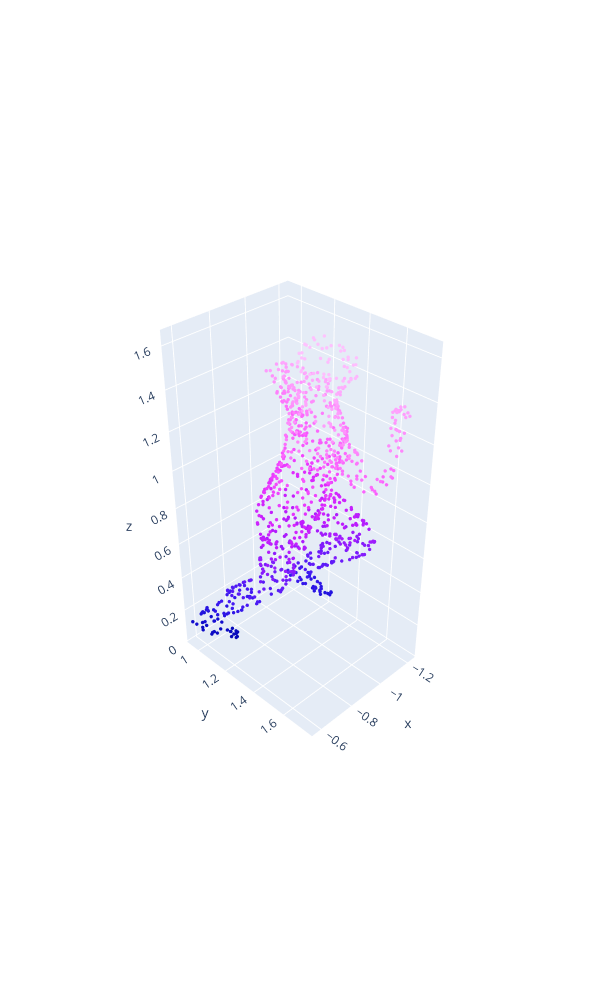

The code cell stored with this chart in its notebook:
### Code cell
utils.plot_arr(utils.sampled_verts_from_random_action())

### Figure 1 — Plotly figure (JSON) as saved in the notebook; plotly's stock layout.template omitted (floating-point values rounded to 4 significant figures; data arrays with more than 128 entries replaced by an {"elided": "..."} marker saying what was removed)
{"data": [{"marker": {"color": {"elided": "1000 float values"}, "colorscale": [[0, "#0508b8"], [0.08333, "#1910d8"], [0.1667, "#3c19f0"], [0.25, "#6b1cfb"], [0.3333, "#981cfd"], [0.4167, "#bf1cfd"], [0.5, "#dd2bfd"], [0.5833, "#f246fe"], [0.6667, "#fc67fd"], [0.75, "#fe88fc"], [0.8333, "#fea5fd"], [0.9167, "#febefe"], [1, "#fec3fe"]], "showscale": false, "size": 2}, "mode": "markers", "type": "scatter3d", "x": {"elided": "1000 float values"}, "y": {"elided": "1000 float values"}, "z": {"elided": "1000 float values"}}], "layout": {"height": 1000, "scene": {"aspectmode": "data", "camera": {"eye": {"x": 2.5, "y": 2.5, "z": 2.5}}}, "width": 600}}
